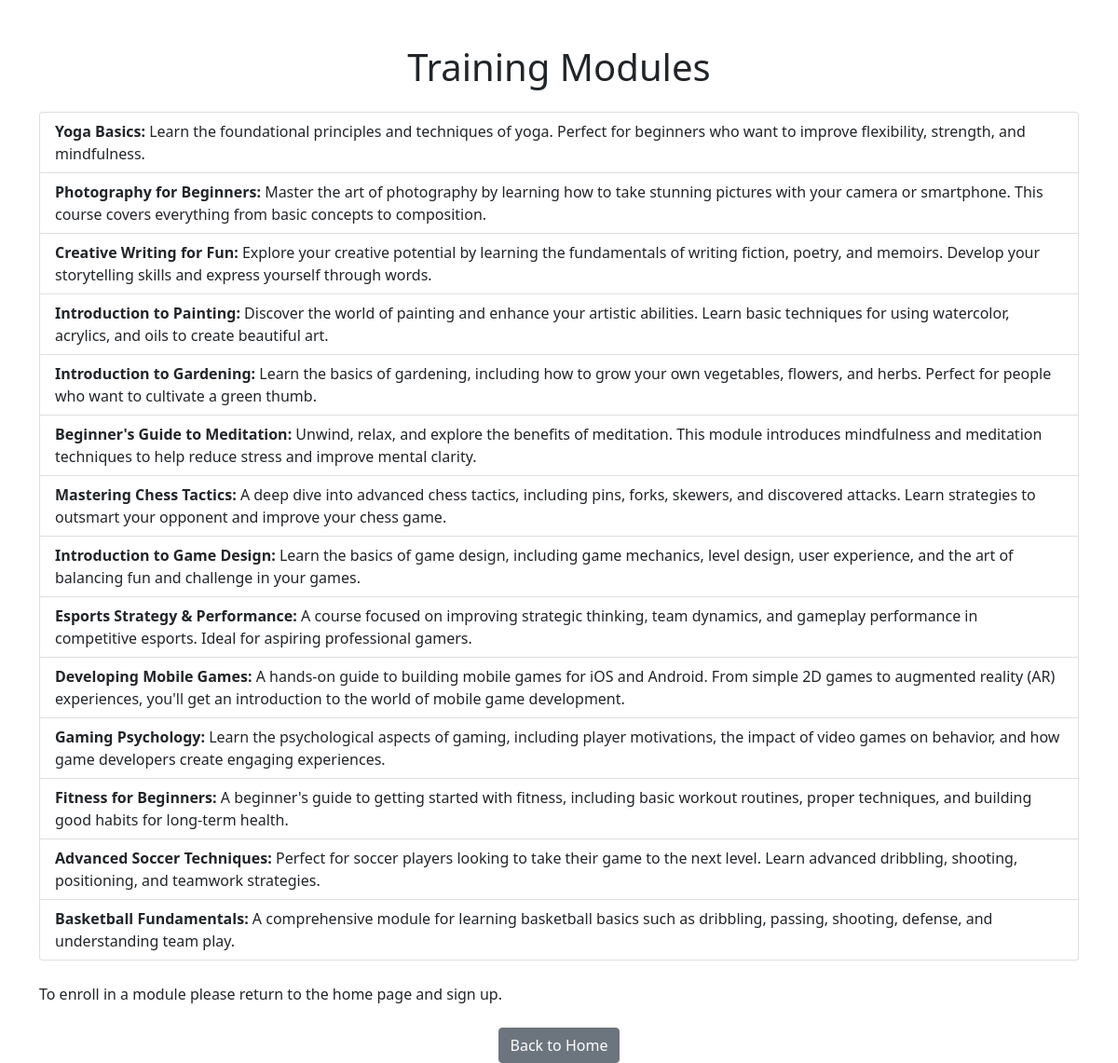
Before: /modules/ with the older database file.
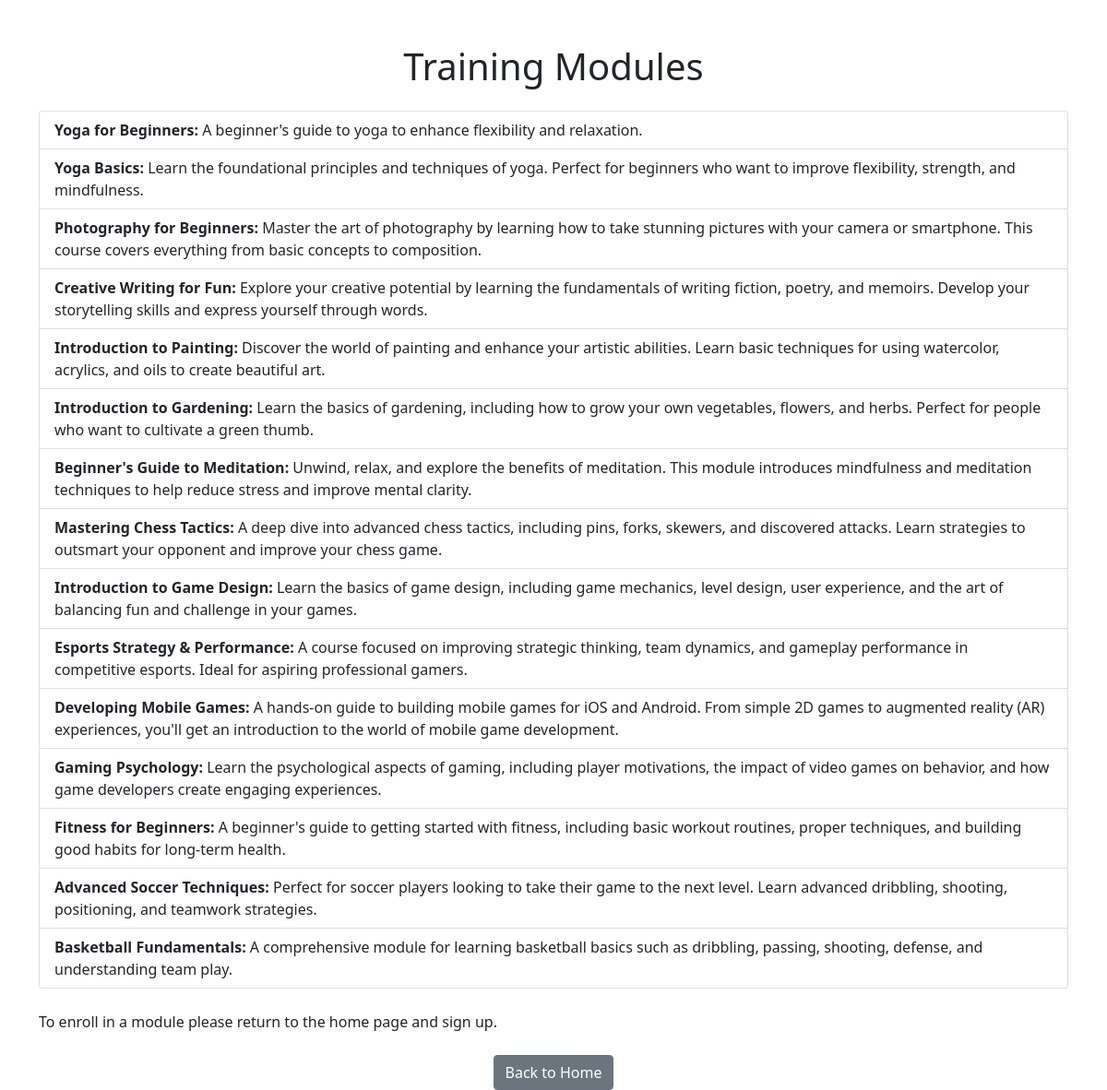
After: the same page with the newer database file.
### core/models.py (models this page shows, shortened)
class TrainingModule(models.Model):
    trainer = models.ForeignKey(Trainer, on_delete=models.CASCADE)
    module_id = models.CharField(max_length=20, unique=True)
    title = models.CharField(max_length=100)
    description = models.TextField()
    created_at = models.DateTimeField(auto_now_add=True)
    updated_at = models.DateTimeField(auto_now=True)

### core/views.py (the view)
# urls.py: path('modules/', views.module_list, name='module_list'),  # URL to display the training modules
def module_list(request):
    query = request.GET.get('q', '')
    modules = TrainingModule.objects.filter(
        Q(title__icontains=query) | Q(description__icontains=query)
    )
    return render(request, 'core/module_list.html', {'modules': modules, 'query': query})

### core/templates/core/module_list.html (shortened to what this page needs)
<!DOCTYPE html>
<html lang="en">
<head>
    <link href="https://cdn.jsdelivr.net/npm/bootstrap@5.1.0/dist/css/bootstrap.min.css" rel="stylesheet">
</head>
<body>
    <div class="container mt-5">
        <h1 class="text-center mb-4">Training Modules</h1>
        {% if modules %}
            <div class="list-group">
                {% for module in modules %}
                    <div class="list-group-item d-flex justify-content-between align-items-center">
                        <div>
                            <strong>{{ module.title }}:</strong> {{ module.description }}
                        </div>
                    </div>
                {% endfor %}
            </div>
        {% else %}
            <p class="text-center">No training modules available at the moment.</p>
        {% endif %}
        <br>
        <p>To enroll in a module please return to the home page and sign up.</p>
        <div class="text-center mt-4">
            <a href="{% url 'home' %}" class="btn btn-secondary">Back to Home</a>
        </div>
    </div>
</body>
</html>

Changed rows visible on the page:
added TrainingModule: title "Yoga for Beginners", description "A beginner's guide to yoga to enhance flexibility and relaxation."
